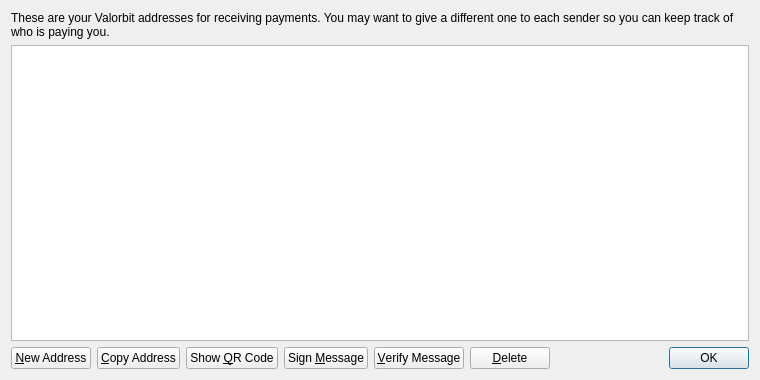
<?xml version="1.0" encoding="UTF-8"?>
<ui version="4.0">
 <class>AddressBookPage</class>
 <widget class="QWidget" name="AddressBookPage">
  <property name="geometry">
   <rect>
    <x>0</x>
    <y>0</y>
    <width>760</width>
    <height>380</height>
   </rect>
  </property>
  <property name="windowTitle">
   <string>Address Book</string>
  </property>
  <layout class="QVBoxLayout" name="verticalLayout">
   <item>
    <widget class="QLabel" name="labelExplanation">
     <property name="text">
      <string>These are your Valorbit addresses for receiving payments. You may want to give a different one to each sender so you can keep track of who is paying you.</string>
     </property>
     <property name="textFormat">
      <enum>Qt::PlainText</enum>
     </property>
     <property name="wordWrap">
      <bool>true</bool>
     </property>
    </widget>
   </item>
   <item>
    <widget class="QTableView" name="tableView">
     <property name="contextMenuPolicy">
      <enum>Qt::CustomContextMenu</enum>
     </property>
     <property name="toolTip">
      <string>Double-click to edit address or label</string>
     </property>
     <property name="tabKeyNavigation">
      <bool>false</bool>
     </property>
     <property name="selectionMode">
      <enum>QAbstractItemView::SingleSelection</enum>
     </property>
     <property name="selectionBehavior">
      <enum>QAbstractItemView::SelectRows</enum>
     </property>
     <property name="sortingEnabled">
      <bool>true</bool>
     </property>
     <attribute name="verticalHeaderVisible">
      <bool>false</bool>
     </attribute>
    </widget>
   </item>
   <item>
    <layout class="QHBoxLayout" name="horizontalLayout">
     <item>
      <widget class="QPushButton" name="newAddressButton">
       <property name="toolTip">
        <string>Create a new address</string>
       </property>
       <property name="text">
        <string>&amp;New Address</string>
       </property>
      </widget>
     </item>
     <item>
      <widget class="QPushButton" name="copyToClipboard">
       <property name="toolTip">
        <string>Copy the currently selected address to the system clipboard</string>
       </property>
       <property name="text">
        <string>&amp;Copy Address</string>
       </property>
      </widget>
     </item>
     <item>
      <widget class="QPushButton" name="showQRCode">
       <property name="text">
        <string>Show &amp;QR Code</string>
       </property>
      </widget>
     </item>
     <item>
      <widget class="QPushButton" name="signMessage">
       <property name="toolTip">
        <string>Sign a message to prove you own a Valorbit address</string>
       </property>
       <property name="text">
        <string>Sign &amp;Message</string>
       </property>
      </widget>
     </item>
     <item>
      <widget class="QPushButton" name="verifyMessage">
       <property name="toolTip">
        <string>Verify a message to ensure it was signed with a specified Valorbit address</string>
       </property>
       <property name="text">
        <string>&amp;Verify Message</string>
       </property>
      </widget>
     </item>
     <item>
      <widget class="QPushButton" name="deleteButton">
       <property name="toolTip">
        <string>Delete the currently selected address from the list</string>
       </property>
       <property name="text">
        <string>&amp;Delete</string>
       </property>
      </widget>
     </item>
     <item>
      <spacer name="horizontalSpacer">
       <property name="orientation">
        <enum>Qt::Horizontal</enum>
       </property>
       <property name="sizeHint" stdset="0">
        <size>
         <width>40</width>
         <height>20</height>
        </size>
       </property>
      </spacer>
     </item>
     <item>
      <widget class="QDialogButtonBox" name="buttonBox">
       <property name="sizePolicy">
        <sizepolicy hsizetype="Maximum" vsizetype="Fixed">
         <horstretch>0</horstretch>
         <verstretch>0</verstretch>
        </sizepolicy>
       </property>
       <property name="standardButtons">
        <set>QDialogButtonBox::Ok</set>
       </property>
      </widget>
     </item>
    </layout>
   </item>
  </layout>
 </widget>
 <resources>
  <include location="../bitcoin.qrc"/>
 </resources>
 <connections/>
</ui>
